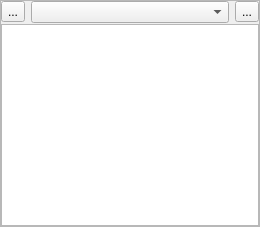
<?xml version="1.0" encoding="UTF-8"?>
<ui version="4.0">
 <class>ColorWizard</class>
 <widget class="QFrame" name="ColorWizard">
  <property name="geometry">
   <rect>
    <x>0</x>
    <y>0</y>
    <width>260</width>
    <height>227</height>
   </rect>
  </property>
  <property name="windowTitle">
   <string>Frame</string>
  </property>
  <property name="frameShape">
   <enum>QFrame::StyledPanel</enum>
  </property>
  <property name="frameShadow">
   <enum>QFrame::Raised</enum>
  </property>
  <layout class="QVBoxLayout" name="verticalLayout">
   <property name="spacing">
    <number>1</number>
   </property>
   <property name="leftMargin">
    <number>0</number>
   </property>
   <property name="topMargin">
    <number>0</number>
   </property>
   <property name="rightMargin">
    <number>0</number>
   </property>
   <property name="bottomMargin">
    <number>0</number>
   </property>
   <item>
    <widget class="QFrame" name="frame_0">
     <property name="frameShape">
      <enum>QFrame::NoFrame</enum>
     </property>
     <property name="frameShadow">
      <enum>QFrame::Raised</enum>
     </property>
     <layout class="QHBoxLayout" name="horizontalLayout_2">
      <property name="leftMargin">
       <number>0</number>
      </property>
      <property name="topMargin">
       <number>0</number>
      </property>
      <property name="rightMargin">
       <number>0</number>
      </property>
      <property name="bottomMargin">
       <number>0</number>
      </property>
      <item>
       <widget class="QToolButton" name="add_button">
        <property name="toolTip">
         <string>Add to favorites</string>
        </property>
        <property name="text">
         <string>...</string>
        </property>
        <property name="icon">
         <iconset resource="../../../../res/icons/icons.qrc">
          <normaloff>:/icons/char_pm.lci</normaloff>:/icons/char_pm.lci</iconset>
        </property>
        <property name="iconSize">
         <size>
          <width>12</width>
          <height>12</height>
         </size>
        </property>
       </widget>
      </item>
      <item>
       <widget class="ColorComboBox" name="combo">
        <property name="toolTip">
         <string notr="true"/>
        </property>
       </widget>
      </item>
      <item>
       <widget class="QToolButton" name="colorwin_button">
        <property name="text">
         <string>...</string>
        </property>
        <property name="icon">
         <iconset resource="../../../../res/controls/controls.qrc">
          <normaloff>:/controls/colorxx.png</normaloff>:/controls/colorxx.png</iconset>
        </property>
        <property name="iconSize">
         <size>
          <width>12</width>
          <height>12</height>
         </size>
        </property>
       </widget>
      </item>
     </layout>
    </widget>
   </item>
   <item>
    <widget class="QListWidget" name="fav_list">
     <property name="frameShadow">
      <enum>QFrame::Plain</enum>
     </property>
    </widget>
   </item>
  </layout>
 </widget>
 <customwidgets>
  <customwidget>
   <class>ColorComboBox</class>
   <extends>QComboBox</extends>
   <header>colorcombobox.h</header>
  </customwidget>
 </customwidgets>
 <resources>
  <include location="../../../../res/controls/controls.qrc"/>
  <include location="../../../../res/controls/controls.qrc"/>
  <include location="../../../../res/icons/icons.qrc"/>
 </resources>
 <connections/>
</ui>
